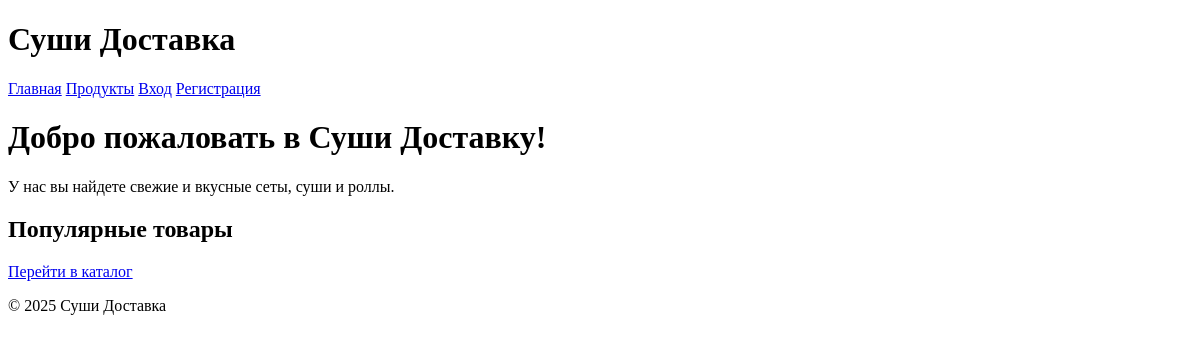
Page /shop/ on the earlier database version.
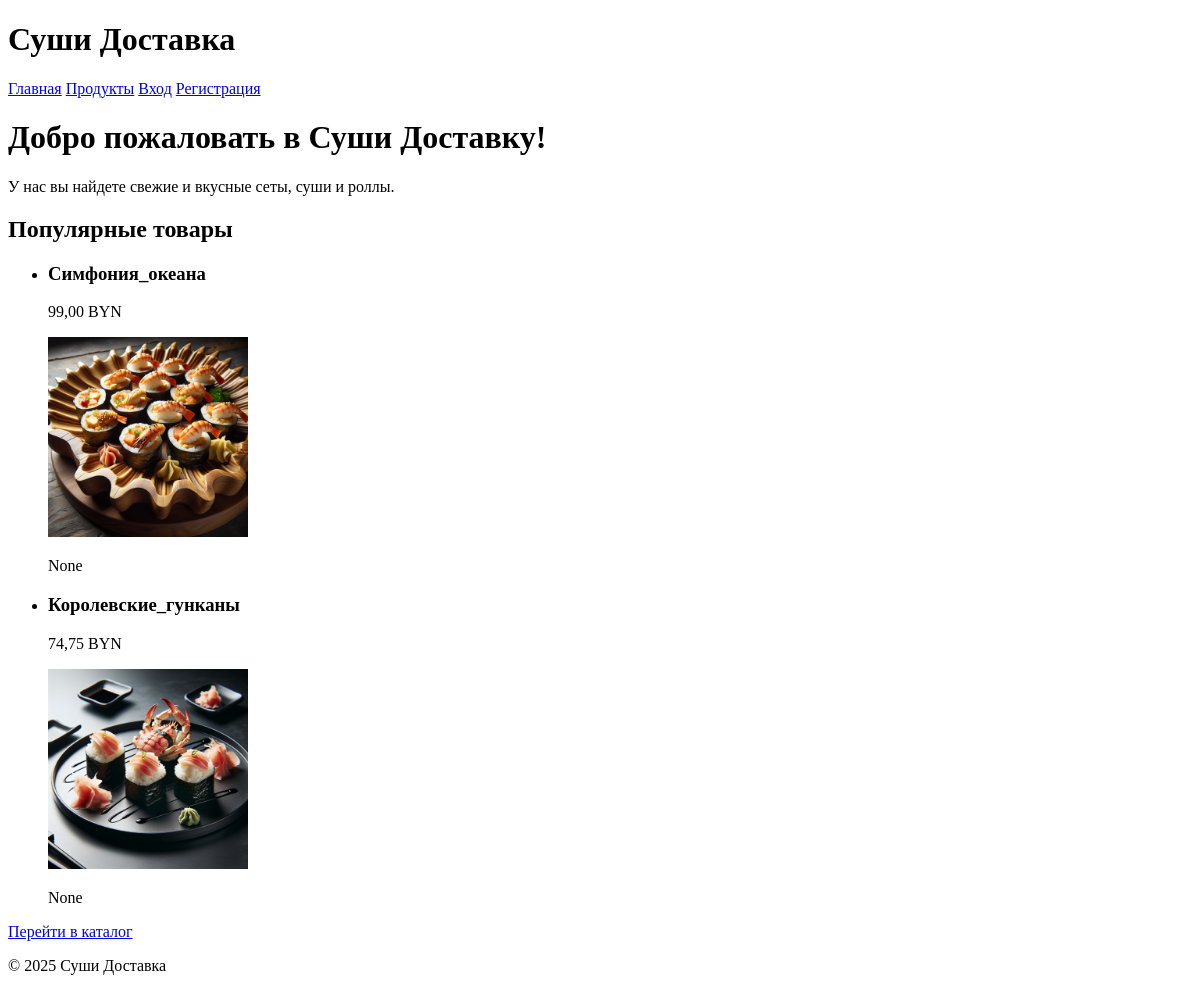
Same page on the later database version.
### shop/models.py (models this page shows, shortened)
class Product(models.Model):
    name = models.CharField(max_length=100)
    price = models.DecimalField(max_digits=10, decimal_places=2)
    description = models.TextField(blank=True, null=True)
    image = models.ImageField(upload_to='products/', blank=True, null=True)
    popular = models.BooleanField(default=False)  # Flag for popular products

### shop/views.py (the view)
# urls.py: path('', views.index, name='index'),
def index(request):
    popular_products = Product.objects.filter(popular=True).order_by('-price')[:5]  # Популярные товары
    context = {
        'popular_products': popular_products,
    }
    return render(request, 'shop/index.html', context)

### sushi_delivery_shop/templates/shop/index.html
{% extends "base.html" %}
{% block content %}
<h1>Добро пожаловать в Суши Доставку!</h1>
<p>У нас вы найдете свежие и вкусные сеты, суши и роллы.</p>
<section>
    <h2>Популярные товары</h2>
    <ul>
        {% for product in popular_products %}
        <li>
            <h3>{{ product.name }}</h3>
            <p>{{ product.price }} BYN</p>
            <img src="{{ product.image.url }}" alt="{{ product.name }}" style="max-width: 200px;">
            <p>{{ product.description }}</p>
        </li>
        {% endfor %}
    </ul>
</section>
<a href="{% url 'shop:catalog' %}">Перейти в каталог</a>
{% endblock %}

### sushi_delivery_shop/templates/base.html (shortened to what this page needs)
<!DOCTYPE html>
<html lang="en">
<head>
</head>
<body>
<header>
    <h1>Суши Доставка</h1>
    <nav>
        <a href="{% url 'shop:index' %}">Главная</a>
        <a href="{% url 'shop:catalog' %}">Продукты</a>
        <a href="{% url 'shop:login' %}">Вход</a>
        <a href="{% url 'shop:register' %}">Регистрация</a>
    </nav>
</header>
<main>
    {% block content %}
    {% endblock %}
</main>
<footer>
    <p>&copy; 2025 Суши Доставка</p>
</footer>
</body>
</html>

Differences in the rows shown:
now on this page (row edited): Product: name "Симфония_океана", price "99,00", image (picture), description "None"
now on this page (row edited): Product: name "Королевские_гунканы", price "74,75", image (picture), description "None"
